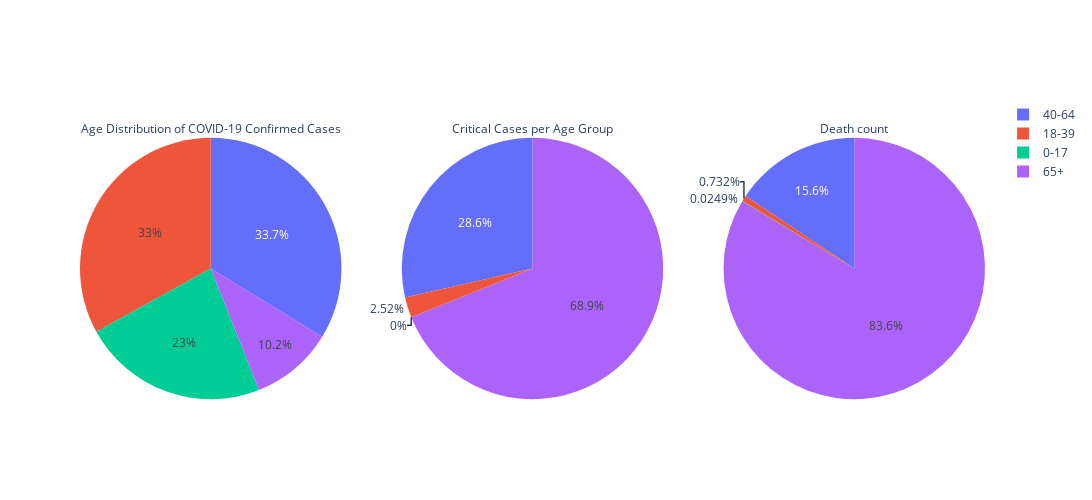

Write notebook code for a chart like this one.
### Code cell
file = f"{root}/age_distribution/age_data.json"
age_groups = age_data_stats(file)
titles = [
    "Age Distribution of COVID-19 Confirmed Cases",
    "Critical Cases per Age Group",
    "Death count",
]

fig = go.Figure().set_subplots(
    rows=1, cols=3, specs=[[{"type": "pie"}, {"type": "pie"}, {"type": "pie"}]]
)
for idx, col in enumerate(age_groups.columns):
    fig.add_trace(
        go.Pie(labels=age_groups.index, values=age_groups[col], title=titles[idx]),
        row=1,
        col=idx + 1,
    )

fig.update_layout(width=1200, height=500)
fig.show()

### Figure 1 — Plotly figure (JSON) as saved in the notebook; plotly's stock layout.template omitted (floating-point values rounded to 4 significant figures)
{"data": [{"domain": {"x": [0, 0.2889], "y": [0, 1]}, "labels": ["0-17", "18-39", "40-64", "65+"], "title": {"text": "Age Distribution of COVID-19 Confirmed Cases"}, "type": "pie", "values": [755634, 1086324, 1109671, 336312]}, {"domain": {"x": [0.3556, 0.6444], "y": [0, 1]}, "labels": ["0-17", "18-39", "40-64", "65+"], "title": {"text": "Critical Cases per Age Group"}, "type": "pie", "values": [0, 9, 102, 246]}, {"domain": {"x": [0.7111, 1], "y": [0, 1]}, "labels": ["0-17", "18-39", "40-64", "65+"], "title": {"text": "Death count"}, "type": "pie", "values": [7, 206, 4396, 23521]}], "layout": {"height": 500, "width": 1200}}
